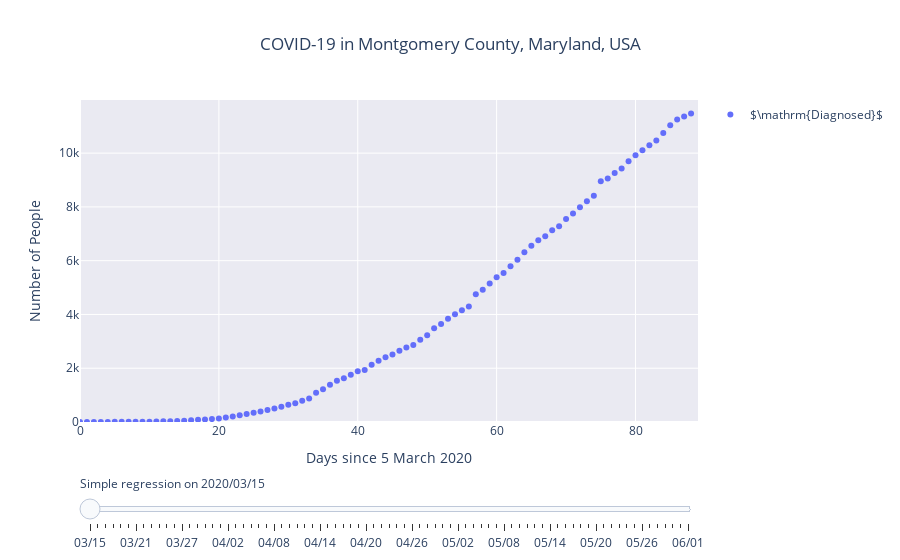

The notebook cell saved with this chart:
### Code cell
# Data

covid = pd.read_csv(dataname)
ndays = len(covid)
key = "diagnosed"
first_fit = 10 # fitting with fewer than 10 data points is meaningless

start = strptime(covid["date"].iloc[0], "%Y-%m-%d")
first_day = date(start.tm_year, start.tm_mon, start.tm_mday)
start = first_day.toordinal()

allPeople = np.array(covid[key])
allDays   = np.zeros_like(allPeople)
for i in range(len(allPeople)):
    day = strptime(covid["date"].iloc[i], "%Y-%m-%d")
    allDays[i] = date(day.tm_year, day.tm_mon, day.tm_mday).toordinal() - start

points = go.Scatter(x=allDays, y=allPeople, mode="markers", name="$\mathrm{Diagnosed}$")

# Initialize figure

layout = go.Layout(title={"text": "COVID-19 in Montgomery County, Maryland, USA",
                          "x": 0.5},
                   xaxis=go.layout.XAxis(dict(range=[0,   1 + np.amax(allDays)],
                                              title="Days since 5 March 2020")),
                   yaxis=go.layout.YAxis(dict(range=[0, 500 + np.amax(allPeople)],
                                              title="Number of People")),
                   plot_bgcolor="rgb(234, 234, 242)",
                   showlegend=True)

fig = go.Figure(data=[points], layout=layout)

for dor in range(first_fit, ndays, 1):
    today = strptime(covid["date"].iloc[dor], "%Y-%m-%d")
    today = date(today.tm_year, today.tm_mon, today.tm_mday).toordinal()

    model = "exp" if dor < 20 else "log"
    f  = f_exp  if dor < 20 else f_log
    df = df_exp if dor < 20 else df_log

    t = allDays[:dor+1]
    y = allPeople[:dor+1]

    # Levenburg-Marquardt Least-Squares Fit
    """
    Note that sigma represents the relative error associated with each data point. By default,
    `curve_fit` will assume an array of ones (constant values imply no difference in error),
    which is probably incorrect: given sparsity of testing, there's considerable uncertainty,
    and the earlier numbers may be lower than the truth to a greater extent than the later 
    numbers. Quantifying this error by some non-trivial means for each datapoint would produce
    much more realistic uncertainty bands in the final plots.
    """
    p, pcov = curve_fit(f, t, y, sigma=None, method="lm", jac=df, maxfev=1000)
    perr = np.sqrt(np.diag(pcov))

    # Reduced chi-square goodness of fit
    ## https://en.wikipedia.org/wiki/Reduced_chi-squared_statistic

    ndof = len(y) - len(p) - 1
    chisq, chip = chisquare(y, f(t, *p))
    chi_sq_red = chisq / ndof

    # Confidence Band: dfdp represents the partial derivatives of the model
    # with respect to each parameter p (i.e., a and b)

    t_hat = np.linspace(0, allDays[-1], 50)
    y_hat = f(t_hat, *p)
    fig.add_trace(go.Scatter(x=t_hat, y=y_hat, fill=None, visible=False,
                             name="$\mathrm{Day}\ %2d,\  \\chi^2_{\\nu}=%5.2f$" % (dor, chi_sq_red)))    

    if (models[key] == "log"):
        perr[1] *= -1

    upr_p = p + perr
    lwr_p = p - perr

    if (models[key] == "log"):
        perr[1] *= -1

    t_hat = np.linspace(0, t[-1], 50)
    upper = f(t_hat, *upr_p)
    lower = f(t_hat, *lwr_p)
        
    fig.add_trace(go.Scatter(x=t_hat, y=upper, fill=None, name="$y+\sigma$", visible=False))
    fig.add_trace(go.Scatter(x=t_hat, y=lower, fill="tonexty", name="$y-\sigma$", visible=False))
    

# Create and add slider

steps = [{}] * 3 * ndays

for i in range(1, len(fig.data), 3):
    day_of_record = first_fit + int((i - 1)/3)
    date_of_record = first_day + timedelta(days=day_of_record)
    date_str = "{0:02d}/{1:02d}".format(date_of_record.month, date_of_record.day)
    steps[i] = dict(
        method="update",
        args=[{"visible": [False] * len(fig.data)},
              {"title": "Curve fit to COVID-19 data in Montgomery County, MD: 2020/" + date_str}],
        label=date_str
    )
    steps[i]["args"][0]["visible"][0] = True   # Toggle data trace to "visible"
    steps[i]["args"][0]["visible"][i] = True
    steps[i]["args"][0]["visible"][i+1] = True # Toggle model trace to "visible"
    steps[i]["args"][0]["visible"][i+2] = True
    
slider = go.layout.Slider(dict(
    active=len(steps)-1,
    currentvalue={"prefix": "Simple regression on 2020/"},
    pad={"t": 50},
    steps=steps)
)

fig.update_layout(sliders=[slider])

iplot(fig, filename="COVID19-curve-your-county", show_link=True)
